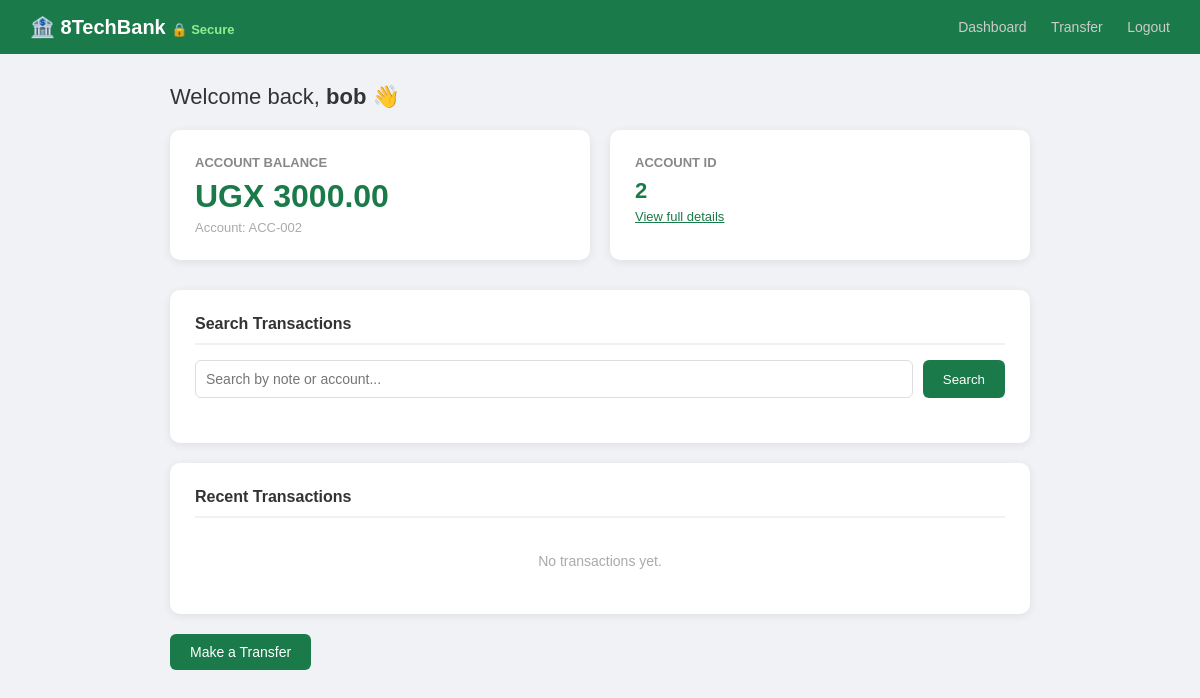
/dashboard (signed in), run on the app's committed database.
### tables this page shows
CREATE TABLE accounts (
            id INTEGER PRIMARY KEY AUTOINCREMENT,
            user_id INTEGER NOT NULL,
            account_number TEXT NOT NULL UNIQUE,
            balance REAL DEFAULT 0.0,
            FOREIGN KEY (user_id) REFERENCES users(id)
        );

### app.py (the view)
@app.route('/dashboard')
@login_required
def dashboard():
    db = get_db()
    account = db.execute(
        "SELECT * FROM accounts WHERE user_id=?", (session['user_id'],)
    ).fetchone()
    transactions = db.execute(
        "SELECT * FROM transactions WHERE from_acct=? OR to_acct=? ORDER BY timestamp DESC LIMIT 10",
        (account['id'], account['id']) if account else (0, 0)
    ).fetchall()
    return render_template('dashboard.html', account=account, transactions=transactions)

### app.py (called while the page is built)
def get_db():
    db = getattr(g, '_database', None)
    if db is None:
        db = g._database = sqlite3.connect(DATABASE)
        db.row_factory = sqlite3.Row
    return db

@app.teardown_appcontext
def close_connection(exception):
    db = getattr(g, '_database', None)
    if db is not None:
        db.close()

@app.after_request
def set_security_headers(response):
    response.headers['X-Content-Type-Options'] = 'nosniff'
    response.headers['X-Frame-Options'] = 'DENY'
    response.headers['Referrer-Policy'] = 'no-referrer'
    response.headers['Strict-Transport-Security'] = 'max-age=31536000; includeSubDomains'
    response.headers['Content-Security-Policy'] = (
        "default-src 'self'; "
        "script-src 'self'; "       # No inline scripts allowed
        "style-src 'self' 'unsafe-inline'; "
        "img-src 'self' data:;"
    )
    return response

def login_required(f):
    @wraps(f)
    def decorated(*args, **kwargs):
        if 'user_id' not in session:
            return redirect('/login')
        return f(*args, **kwargs)
    return decorated

### templates/dashboard.html (shortened to what this page needs)
<!doctype html>
<html lang="en">
  <head>
  </head>
  <body>
    <nav>
      <h1>🏦 8TechBank <span style="font-size: 13px; color: #90ee90">🔒 Secure</span></h1>
      <div>
        <a href="/dashboard">Dashboard</a>
        <a href="/transfer">Transfer</a>
        <a href="/logout">Logout</a>
      </div>
    </nav>
    <div class="container">
      <p class="welcome">Welcome back, <strong>{{ session['username'] }}</strong> 👋</p>
      <div class="cards">
        <div class="card">
          <h3>Account Balance</h3>
          <div class="amount">UGX {{ "%.2f"|format(account.balance) if account else "0.00" }}</div>
          <div class="sub">Account: {{ account.account_number if account else "N/A" }}</div>
        </div>
        <div class="card">
          <h3>Account ID</h3>
          <div class="amount" style="font-size: 22px">{{ account.id if account else "N/A" }}</div>
          <div class="sub"><a href="/account/{{ account.id if account else 1 }}" style="color: #1a7a4a">View full details</a></div>
        </div>
      </div>
      <div class="section">
        <h2>Search Transactions</h2>
        <div class="search-bar">
          <input type="text" id="searchInput" placeholder="Search by note or account..." />
          <button onclick="window.location = '/search?q=' + encodeURIComponent(document.getElementById('searchInput').value)">Search</button>
        </div>
      </div>
      <div class="section">
        <h2>Recent Transactions</h2>
        {% if transactions %}
        <table>
          <tr>
            <th>From</th>
            <th>To</th>
            <th>Amount (UGX)</th>
            <th>Note</th>
            <th>Date</th>
          </tr>
          {% for tx in transactions %}
          <tr>
            <td>{{ tx.from_acct }}</td>
            <td>{{ tx.to_acct }}</td>
            <td>{{ "%.2f"|format(tx.amount) }}</td>
            <td>{{ tx.note }}</td>
            <td>{{ tx.timestamp }}</td>
          </tr>
          {% endfor %}
        </table>
        {% else %}
        <p class="empty">No transactions yet.</p>
        {% endif %}
      </div>
      <a href="/transfer" class="btn">Make a Transfer</a>
    </div>
  </body>
</html>

### templates/dashboard.html (style rules this page uses)
* { margin: 0; padding: 0; box-sizing: border-box; }
body { font-family: Arial, sans-serif; background: #f0f2f5; }
nav { background: #1a7a4a; padding: 15px 30px; display: flex; justify-content: space-between; align-items: center; }
nav h1 { color: white; font-size: 20px; }
nav div a { color: #ccc; text-decoration: none; margin-left: 20px; font-size: 14px; }
.container { max-width: 900px; margin: 30px auto; padding: 0 20px; }
.welcome { font-size: 22px; color: #333; margin-bottom: 20px; }
.cards { display: flex; gap: 20px; margin-bottom: 30px; }
.card { background: white; padding: 25px; border-radius: 10px; flex: 1; box-shadow: 0 2px 10px rgba(0, 0, 0, 0.08); }
.card h3 { color: #888; font-size: 13px; margin-bottom: 8px; text-transform: uppercase; }
.card .amount { font-size: 32px; color: #1a7a4a; font-weight: bold; }
.card .sub { font-size: 13px; color: #aaa; margin-top: 5px; }
.section { background: white; border-radius: 10px; padding: 25px; box-shadow: 0 2px 10px rgba(0, 0, 0, 0.08); margin-bottom: 20px; }
.section h2 { font-size: 16px; color: #333; margin-bottom: 15px; border-bottom: 2px solid #f0f2f5; padding-bottom: 10px; }
.btn { display: inline-block; padding: 10px 20px; background: #1a7a4a; color: white; border-radius: 6px; text-decoration: none; font-size: 14px; }
.search-bar { display: flex; gap: 10px; margin-bottom: 20px; }
.search-bar input { flex: 1; padding: 10px; border: 1px solid #ddd; border-radius: 6px; font-size: 14px; }
.search-bar button { padding: 10px 20px; background: #1a7a4a; color: white; border: none; border-radius: 6px; cursor: pointer; }
.empty { color: #aaa; font-size: 14px; text-align: center; padding: 20px; }

### data on the page
accounts: balance "3000.00", account_number "ACC-002", id "2"

### other printed values
{{ session['username'] }} "bob"
